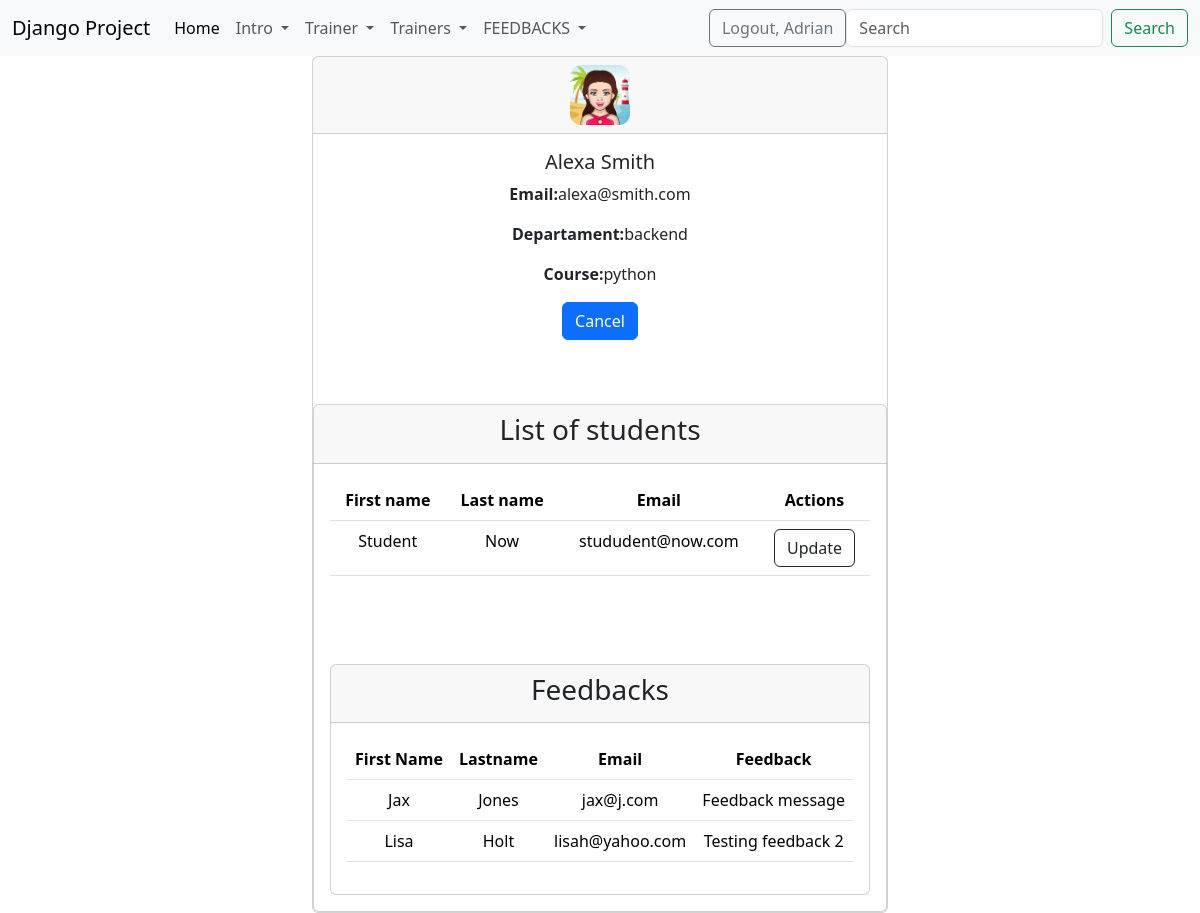
/detail-trainer/6/ (signed in), run on the app's committed database.
### trainer/models.py (models this page shows)
class Trainer(models.Model):
    department_options = (
        ('backend', 'BACKEND'),
        ('frontend', 'FRONTEND'),
        ('network', 'NETWORK')
    )
    first_name = models.CharField(max_length=20)
    last_name = models.CharField(max_length=20)
    course = models.CharField(max_length=40)
    email = models.EmailField(max_length=40)
    department = models.CharField(max_length=40, choices=department_options)
    active = models.BooleanField(default=True)
    profile = models.ImageField(upload_to='profiles/', null=True)
    created_at = models.DateTimeField(auto_now_add=True)
    updated_at = models.DateTimeField(auto_now=True)
    def __str__(self):
        return f'{self.first_name} {self.last_name}'

### student/models.py (models this page shows, shortened)
class Student(models.Model):
    gender_options = (
        ('male','MALE'),
        ('female','FEMALE')
    )
    first_name = models.CharField(max_length=30)
    last_name = models.CharField(max_length=30)
    age = models.IntegerField()
    email = models.EmailField(max_length=100)
    description = models.TextField(max_length=500)
    start_date = models.DateField()
    end_date = models.DateField()
    active = models.BooleanField(default=True)
    gender = models.CharField(max_length=6, choices=gender_options)
    trainer = models.ForeignKey(Trainer, on_delete=models.CASCADE, null=True)
    profile = models.ImageField(upload_to='profiles_student/', null=True)
    create_at = models.DateTimeField(auto_now_add=True)
    update_at = models.DateTimeField(auto_now=True)

### feedback/models.py (models this page shows, shortened)
class Feedback(models.Model):
    first_name = models.CharField(max_length=40)
    last_name = models.CharField(max_length=40)
    email = models.EmailField(max_length=40)
    trainer = models.ForeignKey(Trainer, on_delete=models.CASCADE, null=True)
    message = models.TextField(max_length=400)
    active = models.BooleanField(default=True)
    created_at = models.DateTimeField(auto_now_add=True)
    updated_at = models.DateTimeField(auto_now=True)

### trainer/views.py (the view)
# urls.py: path('detail-trainer/<int:pk>/' ,views.TrainerDetailView.as_view(), name='detail_trainer'),
class TrainerDetailView(LoginRequiredMixin,DetailView):
    template_name = 'trainer/detail_trainer.html'
    model = Trainer
    def get_context_data(self, **kwargs):
        context = super().get_context_data(**kwargs)
        now = datetime.now()  # preluam data si ora curenta
        context[
            'current_datetime'] = now  # adaugam in dictionarul context, cheia current_datetime pentru a afisa data si ora curenta
        current_trainer_id = self.kwargs['pk']  # accesam id-ul trainerului selectat
        students = Student.objects.filter(
            trainer_id=current_trainer_id)  # realizam un query prin luam toti studenti asignati trainerului selectat
        context[
            'students'] = students  # trimitem in interfata pe baza cheii studente, toti studentii asignati trainerului selectat
        feedbacks = Feedback.objects.filter(
            trainer_id=current_trainer_id)
        context['feedbacks'] = feedbacks
        return context

### djangoProject/context_processors.py (called while the page is built)
def get_all_trainers(request):
    get_trainers = Trainer.objects.all()
    return {'trainers': get_trainers}

### templates/trainer/detail_trainer.html (shortened to what this page needs)
{% extends 'base.html' %}
{% load static %}
{% block content %}
    <div class="container-fluid">
        <div class="row">
            <div class="col-md-6 offset-md-3">
                <div class="card text-center">
                    <div class="card-header">
                        {% if trainer.profile %}
                            <img src="{{ trainer.profile.url }}" style="width: 60px; height: 60px"
                                 alt="nu exista imagine">
                        {% endif %}
                    </div>
                    <div class="card-body">
                        <h5 class="card-title">{{ trainer }}</h5>
                        <p class="card-text"><strong>Email:</strong>{{ trainer.email }}</p>
                        <p class="card-text"><strong>Departament:</strong>{{ trainer.department }}</p>
                        <p class="card-text"><strong>Course:</strong>{{ trainer.course }}</p>
                        <a href="{% url 'list_of_trainers' %}" class="btn btn-primary">Cancel</a>
                    </div>
                    <br><br>
                    <div class="card">
                        <div class="card-header">
                            <h3 class="text-center">List of students</h3>
                        </div>
                        <div class="card-body">
                            {% if students %}
                                <table class="table">
                                    <thead>
                                    <tr>
                                        <th>First name</th>
                                        <th>Last name</th>
                                        <th>Email</th>
                                        <th>Actions</th>
                                    </tr>
                                    </thead>
                                    <tbody>
                                    {% for student in students %}
                                        <tr>
                                            <td>{{ student.first_name }}</td>
                                            <td>{{ student.last_name }}</td>
                                            <td>{{ student.email }}</td>
                                            <td><a href="{% url 'update_student' student.id %}"
                                                   class="btn btn-outline-dark">Update</a></td>
                                        </tr>
                                    {% endfor %}
                                    </tbody>
                                </table>
                            {% else %}
                                <h3 class="text-center"> No students</h3>
                            {% endif %}
                            <br><br><br>
                            <div class="card">
                                <div class="card-header">
                                    <h3 class="text-center">Feedbacks</h3>
                                </div>
                                <div class="card-body">
                                    {% if feedbacks %}
                                        <table class="table">
                                            <thead>
                                            <tr>
                                                <th>
                                                    First Name
                                                </th>
                                                <th>
                                                    Lastname
                                                </th>
                                                <th>
                                                    Email
                                                </th>
                                                <th>
                                                    Feedback
                                                </th>
                                            </tr>
                                            </thead>
                                            <tbody>
                                            {% for feedback in feedbacks %}
                                                <tr>
                                                    <td>{{ feedback.first_name }}</td>
                                                    <td>{{ feedback.last_name }}</td>
                                                    <td>{{ feedback.email }}</td>
                                                    <td>{{ feedback.message }}</td>
                                                </tr>
                                            {% endfor %}
                                            </tbody>
                                        </table>
                                        {% else %}
                                        No feedbacks
                                    {% endif %}
                                </div>
                            </div>
                        </div>
                    </div>
{% endblock %}

### templates/navbar.html (shortened to what this page needs)
<nav class="navbar navbar-expand-lg bg-body-tertiary">
    <div class="container-fluid">
        <a class="navbar-brand" href="#">Django Project</a>
        <div class="collapse navbar-collapse" id="navbarSupportedContent">
            <ul class="navbar-nav me-auto mb-2 mb-lg-0">
                <li class="nav-item">
                    <a class="nav-link active" aria-current="page" href="{% url 'home-page' %}">Home</a>
                </li>
                {% if user.is_authenticated %}
                    <li class="nav-item dropdown">
                        <a class="nav-link dropdown-toggle" href="#" role="button" data-bs-toggle="dropdown"
                           aria-expanded="false">
                            Intro
                        </a>
                    </li>
                    <li class="nav-item dropdown">
                        <a class="nav-link dropdown-toggle" href="#" role="button" data-bs-toggle="dropdown"
                           aria-expanded="false">
                            Trainer
                        </a>
                    </li>
                    <li class="nav-item dropdown">
                        <a class="nav-link dropdown-toggle" href="#" role="button" data-bs-toggle="dropdown"
                           aria-expanded="false">
                            Trainers
                        </a>
                    </li>
                {% endif %}
                <li class="nav-item dropdown">
                    <a class="nav-link dropdown-toggle" href="#" role="button" data-bs-toggle="dropdown"
                       aria-expanded="false">
                        FEEDBACKS
                    </a>
                </li>
            </ul>
            {% if user.is_authenticated %}
                <div>
                    <a href="{% url 'logout' %}" class="btn btn-outline-secondary">Logout, {{ user.username|title }}</a>
                </div>
                <form class="d-flex" method="get" action="{% url 'search' %}" role="search">
                    <input name="filter" class="form-control me-2" type="search" placeholder="Search"
                           aria-label="Search">
                    <button class="btn btn-outline-success" type="submit">Search</button>
                </form>
            {% else %}
                <div>
                    <a href="{% url 'login' %}" class="btn btn-outline-primary">Login</a>
                    <a href="{% url 'create-user' %}" class="btn btn-outline-secondary">Sign up</a>
                </div>
            {% endif %}
        </div>
    </div>
</nav>

### data on the page
Trainer: profile (picture), first_name+last_name "Alexa Smith", email "alexa@smith.com", department "backend", course "python"
Student: first_name "Student", last_name "Now", email "stududent@now.com"
Feedback: first_name "Jax", last_name "Jones", email "jax@j.com", message "Feedback message"
Feedback: first_name "Lisa", last_name "Holt", email "lisah@yahoo.com", message "Testing feedback 2"

### other printed values
{{ user.username|title }} "Adrian"
